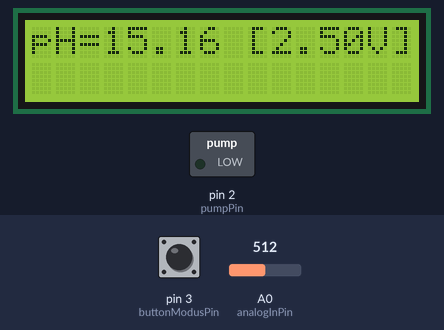
The sketch below on a simulated Arduino Uno, built with avr-gcc and run on an emulated ATmega328P. Shown: 16×2 character LCD, switched loads named in the sketch (green lamp = pin HIGH). Inputs (shaded band) come from the test bench; at power-on: A0 (analogInPin) = 512, pin 3 (buttonModusPin) LOW. Random numbers use the default seed unless the sketch sets one; what the sketch prints to the serial monitor is not drawn.

Above: at 2.2 s.
2.3 s: A0 (analogInPin) set to 736
At 4.4 s:
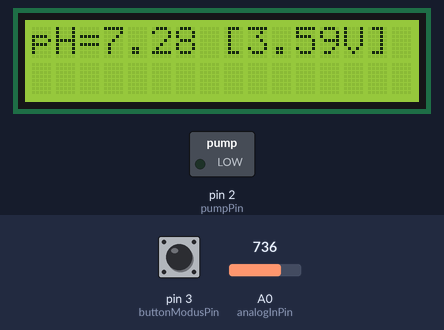
4.9 s: A0 (analogInPin) set to 770
At 6.2 s:
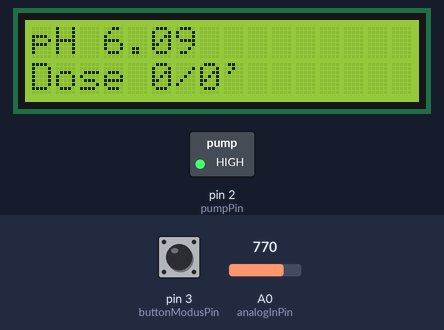
9.2 s: A0 (analogInPin) set to 716
At 13.3 s:
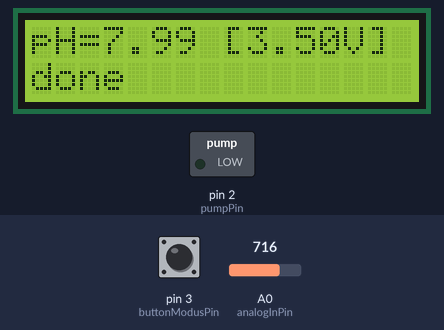
13.5 s: pin 3 (buttonModusPin) pulled HIGH for 3.2 s
At 17.5 s:
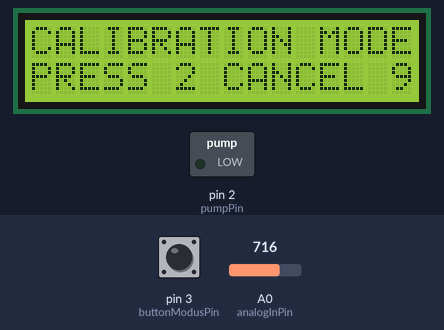
25.3 s: pin 3 (buttonModusPin) driven LOW
Timing chart, 0 to 28.3 s (numbered marks = the images above; inputs shaded):
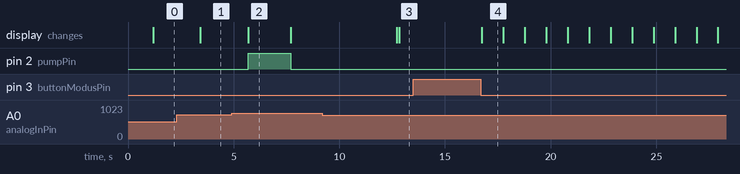

Measured:
- the behaviour switches between 752 and 753 on A0 (analogInPin) (found by bisection; images 1 and 2)
- after the input at 2.3 s, the display: changes after 1.1 s (image 1)
- after the input at 4.9 s, pin 2 (pumpPin): LOW → HIGH after 0.79 s, → LOW 2.0 s later; the display: changes after 0.79 s (image 2)
- after the input at 13.5 s, the display: changes after 3.2 s (image 4)
- what the display in image 2 shows lasts 2.0 s, from 5.7 s to 7.7 s

The sketch:

ArduinoRietveld.ino
```cpp
/**
 * Control the acidity from your IBA (Indivuele Behandeling van Afvalwater) by addding NaOH
 *
 * Hardware:
 *  - Peristaltic pump 12V DC DIY Liquid Dosing Pump for Aquarium Lab Analytical
 *        https://www.aliexpress.com/item/32770860268.html
 *  - pH measurement with Liquid PH 0-14 Value Detection Regulator Sensor Module Monitoring Control Meter Tester + BNC PH Electrode Probe For Arduino
 *        https://www.aliexpress.com/item/32964738891.html
 *  - 4-port lcd
 *  - Relais
 *  - 12V power supply
 *  - Pushbutton & 10K ohm resistor
 *
 * Pump
 * ----
 * The pump functions with with Arduino 5V power supply (directly connect one pole to an digital outpin, the other to GND), but it hasn't enough power to run smoothly.
 * The pump runs better with 12V. Attach a 12V power supply to a relais, stear the relais with the Arduino.
 *
 * pH meter
 * --------
 * Code for the pH meter is based on: https://scidle.com/how-to-use-a-ph-sensor-with-arduino/
 *
 * Before starting up, always first calibrate the pH with buffer fluids. Measure the voltage at p0, using the Arduino int value.
 *          y = ax + b // y = ph, x = voltage, a en b are to be determined
 *
 *          4,01 = a * 4,40 + b // first buffering solution has pH 4,01, f.e. measured voltage is pHsensor A: 4,40 pHsensor B: 4,35
 *          6,86 = a * 3,82 + b // second buffering solution has pH 6,86, f.e. measured voltage is for pHsensor A: 3,82 pHsensor B: 3,55

 *          b = 4,01 - a * 4,40
 *          6,86 = a * 3,82 + (4,01 - a * 4,40) // substitute value of b of the first equation, into the second in order to calculate a
 *          6,86 = a * 3,82 + 4,01 - a * 4,40
 *          6,86 = 3,82a + 4,01 - 4,40a
 *          6,86 - 4,01 = a (3,82 - 4,40)
 *          2,85 = - 0,58 * a
 *          a = -4,91
 *          b = 4,01 - (-4,91 * 4,40) = 25,61 // fill in the value of a into the first equation in order to calculate b
 *
 *          => 6,86 = -4,91 * 3,82 + 25,61 =  // dubbelcheck
 *
 *          (You can use arduino_ph_berekening.xls to compute the values, or use the built-in calibration mode ;-) )
 *
 * To connect with Arduino we will need an analog input (A0), power (5V) and two GND that actually in the sensor circuit are separated but we can use the same.
 *
 * Pinout
 *    To  Temperature     > not used
 *    Do  Limit pH Signal > not used
 *    Po  Analog pH value > A0
 *    G   Analog GND      > GND
 *    G   Supply GND      > GND
 *    V+  Supply (5V)     > 5V
 *
 * Lcd
 * ---
 *  - Vcc > +5V
 *  - Grnd > ground
 *  - SCL > A5
 *  - SDA > A4
 *
 *  Button
 *  ------
 *  - Pushbutton from +5V attached to pin 3 and via 10K ohm resistor to ground (https://www.arduino.cc/en/tutorial/button)
 */
#include <Wire.h>
#include <LiquidCrystal_I2C.h>

// Set the LCD address to 0x27 for a 16 chars and 2 line display
LiquidCrystal_I2C lcd(0x27, 16, 2);

enum eProgramModes {
  TEST_PUMP = 0,  // program is running in test: pH values are random, without pumping
  TEST_PH = 1,    // program is running in test: pH values measured, without pumping
  RUN = 2,        // program is running!
  CALIBRATE = 3   // calibration mode: use buffers to calibrate the pH sensor
};

enum eProgramModes programMode = RUN;
unsigned long startTime = millis();

// Pump
int pumpPin = 2;                  // the pin we will use as output
float alarmMin = 6.4;             // sound alarm when pH level is lower
float alarmMax = 7.5;             // sound alarm when pH level is higher
float lowPh = 6.5;                // start adding pH+ (NaOH 1M)
int pumpTime = 2000;              // the amount of time tot pump NaOH into the barrel, whithout measuring
int measurementDelayTime = 5000;  // the amount of time to wait after pumping in order to stabilize pH
int timesPumped = 0;

// pH
const int analogInPin = A0;
int sensorValue = 0;
unsigned long int avgValue;
float a = -7.2; // -4.91;        //@see "calibration"
float b = 33.16; // 25.61;        //@see "calibration"
int buf[10], temp;
const float PH686 = 6.88;
const float PH401 = 4.00;

// button
const int buttonModusPin = 3;     // we use the button to change modus TEST > RUN > RUN VERBOSE / CALIBRATE
int buttonState;

/**
 * Initialize
 */
void setup() {
  Serial.begin(57600);

  // config lcd
  lcd.begin();  // Turn on the blacklight
  lcd.setBacklight((uint8_t)1);
  lcd.println(0, "pH program");
  lcd.println(1, "2020");

  pinMode(pumpPin, OUTPUT);   // initiate pump pin as output
  digitalWrite(pumpPin, LOW); // stop pump

  // initialize the pushbutton pin as an input:
  pinMode(buttonModusPin, INPUT);

  delay(1000);
}

/**
 * Run program
 */
void loop() {
  // read the state of the pushbutton value:
  buttonState = digitalRead(buttonModusPin);

  // check if the pushbutton is pressed. If it is, the buttonState is HIGH:
  if (buttonState == HIGH) {
    Serial.println("BUTTON PUSHED!");
    String sModus;
    if (programMode < CALIBRATE) {
      programMode = eProgramModes((int)programMode + 1); // increment mode
    } else {
      programMode = RUN; //return to the run programMode, ingnore test programs
    }
    switch (programMode) {
      case TEST_PUMP:
        sModus = "TESTING PUMP";
        break;
      case TEST_PH:
        sModus = "TESTING PH";
        break;
      case RUN:
        sModus = "NORMAL OPERATION";
        break;
      case CALIBRATE:
        sModus = "CALIBRATION MODE";
        break;
      default:
        sModus = "** ERROR MODE **";
        break;
      printLcd(0, "New mode");
      printLcd(1, sModus);
      delay(2000);
    }
  } else {
      Serial.println("No button pushed");
      switch (programMode) {
        case TEST_PH:
          Serial.println("TEST_PH");
          runTestPump();
          break;
        case TEST_PUMP:
          Serial.println("TEST_PUMP");
          runTestPump();
          break;
        case RUN:
          Serial.println("RUN");
          runMeasurement();
          break;
        case CALIBRATE:
          Serial.println("CALIBRATE");
          runCalibration();
          programMode = RUN; // Do not keep calibrating: change back to normal mode
          break;
        default:
          printLcd(1, "ERROR MODE :-(");
          delay(1000);
          break;
    }
  }
}

void runTestPump() {
  float phValue = getTestpH();
  printLcd(1, "Random pH=" + String(phValue));
  doseIfNeeded(phValue);
}

void runTestPH() {
  float phValue = getpH(getSensorVoltage());
  printLcd(1, "pH=" + String(phValue));
  // No dosing!
}

void runMeasurement() {
  float pMeasuredVoltage = getSensorVoltage();
  float phValue = getpH(pMeasuredVoltage);
  printLcd(0, "pH=" + String(phValue) + " [" + String(pMeasuredVoltage) + "V]");
  doseIfNeeded(phValue);
}

void doseIfNeeded(float phValue) {
  // when pH lower then 6.7: add NaOH 1 M
  if(phValue < 6.7) {
    // DOSE!
    printLcd(0, "pH " + String(phValue));
    printLcd(1, "Dose " + String(timesPumped++) + "/" + String(startTime / 60000) + "'");
    runPump(pumpTime);
    printLcd(1, "delaying " + String(measurementDelayTime) + "...");
    delay(measurementDelayTime); // wait for the NaOH to take affect
    printLcd(1, "done");
  } else {
    delay(1000);  // pH is stable! :)
  }
}

void runCalibration() {
  float pHVoltage401;
  float pHVoltage686;
  float pA;
  float pB;

  printLcd(0, "CALIBRATION MODE");
  displayPauzeMessage(1, "PRESS 2 CANCEL ", 9);

  if(digitalRead(buttonModusPin) == HIGH){
    programMode = RUN; //return to RUN
    printLcd(1, "CAL. CANCELLED");
    delay(1000);
  } else {

    displayPauzeMessage(0, "CAL. IN ", 10);
    printLcd(1, "");

    printLcd(0, "**CALIBRATING**");
    printLcd(1, "");
    delay(1000);

    // calibrate 4,01
    printLcd(0, "PUT pH SENSOR IN");
    displayPauzeMessage(1, "BUFFER 4,01 ", 20);
    pHVoltage401 = getSensorVoltage();
    printLcd(0, "4,01 FINISHED");
    printLcd(1, "VOLTAGE " + String(pHVoltage401));
    delay(1000);

    // calibrate 6,86
    printLcd(0, "PUT pH SENSOR IN");
    displayPauzeMessage(1, "BUFFER 6,86 ", 20);
    pHVoltage686 = getSensorVoltage();
    printLcd(0, "6,86 FINISHED");
    printLcd(1, "VOLTAGE " + String(pHVoltage686));
    delay(1000);

    pA = (PH686 - PH401) / (pHVoltage686 - pHVoltage401);  // use the pH equation
    pB = PH401 - (pA * pHVoltage401);

    if (pA < 3 && pA > -10 && pB > 10 && pB < 40) {
      a = pA;
      b = pB;
      printLcd(0, "CAL. ENDED");
      printLcd(1, "a=" + String(a) + " b=" + String(b));
    } else {
      printLcd(0, "CAL. ERROR!!!");
      printLcd(1, "a=" + String(pA) + " b=" + String(pB));
    }

    delay(5000);
  }

}

/* Test program */
float getTestpH() {
  long randNumber;
  randNumber = random(0, 1400);
  return (randNumber / 100);
}

/**
 * pRunTime : the time to pump
 */
void runPump(int pRunTime) {
  float pPumpStartTime = millis();
  digitalWrite(pumpPin, HIGH);
  Serial.println("pumping started");
  while(millis() < pPumpStartTime + pRunTime) {
    // keep on dosing
  }
  digitalWrite(pumpPin, LOW);
  Serial.println("ended pumping at " + String(pRunTime));
}

/**
 * Gets pH result from pH sensor
 *
 * We get the voltage of the sensor, then using the equation that we have calculated with the pH reference values, we convert pHVol
 * to pHValue.
 *
 * @param The measured voltage to return the pH for
 */
float getpH (float pSensorVoltage) {
  float pHVol = pSensorVoltage;
  float phValue = a * pHVol + b;
  return phValue;
}

/**
 * Returns the voltage measured by the pH sensor
 * The code consists of taking 10 samples of the analogue input A0, ordering them and discarding the highest and
 * the lowest and calculating the mean with the six remaining samples by converting this value to voltage in the
 * variable pHVol.
 *
 * @return measuredVoltage
 */
float getSensorVoltage() {
    // read 10 times info buf[]
  for(int i = 0; i < 10; i++) {
     buf[i] = analogRead(analogInPin);
     delay(10);
  }

  // put lowest values first in buf[]
  for(int i = 0; i < 9; i++) {
     for(int j = i + 1; j < 10; j++) {
        if(buf[i] > buf[j]) {
           temp = buf[i];
           buf[i] = buf[j];
           buf[j] = temp;
        }
     }
  }

  // calculate average, starting with third value and also discarting last 2
  avgValue = 0;
  for(int i = 2; i < 8; i++) avgValue += buf[i];
  float pHVol = (float)avgValue / 6 * 5.0 / 1024; // 6 measurements: convert measured int to voltage (0-1024 range to 0-5V range), use this value also to calibrate your pH sensor

  return pHVol;
}

/* Easy way to communicate with lcd */
void printLcd(int row, String value) {
  Serial.println("printLcd " + String(row) + " [" + value + "]");
  lcd.setCursor(0, row);
  lcd.print(appendSpaces(value, 16));
}

/* Returns string of length len, by appending spaces to the right */
String appendSpaces(String text, int len) {
  String iText = text;
  if(iText.length() > len) {
    iText = iText.substring(1, 17);
  } else {
    while (iText.length() < len) {
      iText.concat(" ");
    };
  }
  return iText;
}

void displayPauzeMessage(int row, String text, int delaySeconds) {
  for(int i = delaySeconds; i > 0; i--) {
    printLcd(row, text + String(i));
    delay(1000);
  }
}
```
